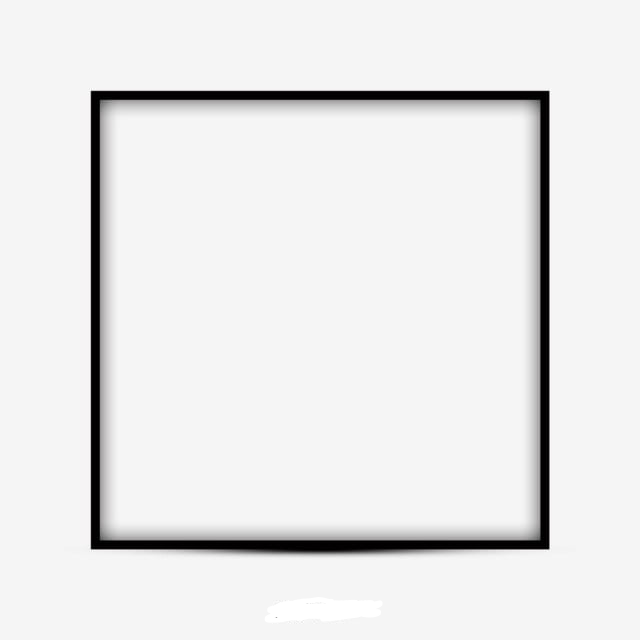
%> input picture Image.png, 640 x 640 px
$ octave GetImages.m   (GNU Octave 9; MATLAB toolbox functions it lacks are replaced by stand-ins)
%> lines starting %> are read from the running program, lines starting %| are printed output that depends on the picture; in (x1, y1, x2, y2) boxes, pixels count from 0 and x2, y2 are one past the last pixel; in counts of white or black regions, pixels touching at a corner belong together; the program's own positions count from 1
clear all; clc;

format long g;
format compact;
fontSize = 36;
rgbImage = imread('Image.png');
%> rgbImage is the input picture: size 640x640x3 uint8; mean R, G, B 232.2, 232.1, 232.1
% Get the dimensions of the image.  numberOfColorBands should be = 3.
[rows, columns, numberOfColorBands] = size(rgbImage);
%> rows = 640; columns = 640; numberOfColorBands = 3
% Display the original color image.
subplot(2, 2, 1);
imshow(rgbImage);
axis on;
title('Original Color Image', 'FontSize', fontSize);
% Enlarge figure to full screen.
set(gcf, 'Units', 'Normalized', 'Outerposition', [0, 0, 1, 1]);
% Extract the individual red, green, and blue color channels.
% redChannel = rgbImage(:, :, 1);
greenChannel = rgbImage(:, :, 2);
% blueChannel = rgbImage(:, :, 3);
% Get the binaryImage
binaryImage = greenChannel < 200;
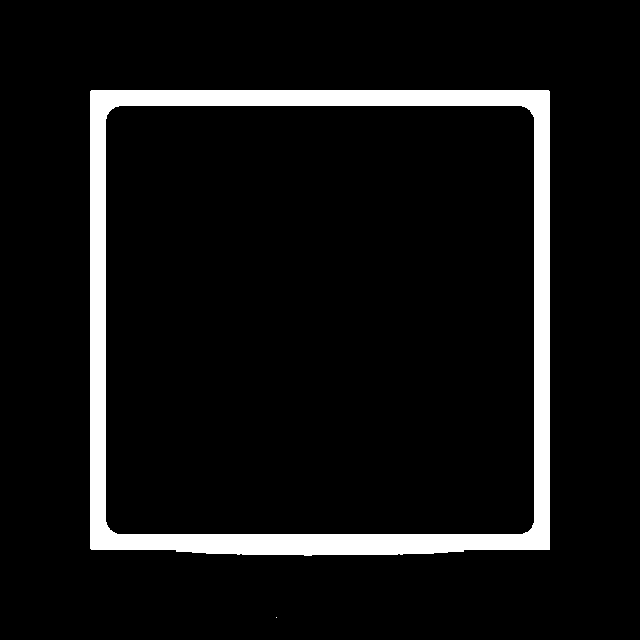
%> binaryImage: size 640x640 logical; 7.3% white; 2 white regions (1 under 20 px), largest, box (x1, y1, x2, y2) and area: (90, 90, 550, 556) 29849
% Display the original color image.
subplot(2, 2, 2);
imshow(binaryImage);
axis on;
title('Binary Image', 'FontSize', fontSize);
% Find the baseline
verticalProfile  = sum(binaryImage, 2);
%> verticalProfile = 640 values, max 460 at index 92, min 0 at index 1, mean 46.64
lastLine = find(verticalProfile, 1, 'last')
%> lastLine = 618
% Scan across columns finding where the top of the hump is
for col = 1 : columns
  yy = lastLine - find(binaryImage(:, col), 1, 'first');
  if isempty(yy)
    y(col) = 0;
  else
    y(col) = yy;
  end
end
%> after the loop, y = 640 values, max 527 at index 92, min 0 at index 1, mean 378.8
subplot(2, 2, 3);
plot(1 : columns, y, 'b-', 'LineWidth', 3);
grid on;
title('Y vs. X', 'FontSize', fontSize);
ylabel('Y', 'FontSize', fontSize);
xlabel('X', 'FontSize', fontSize);
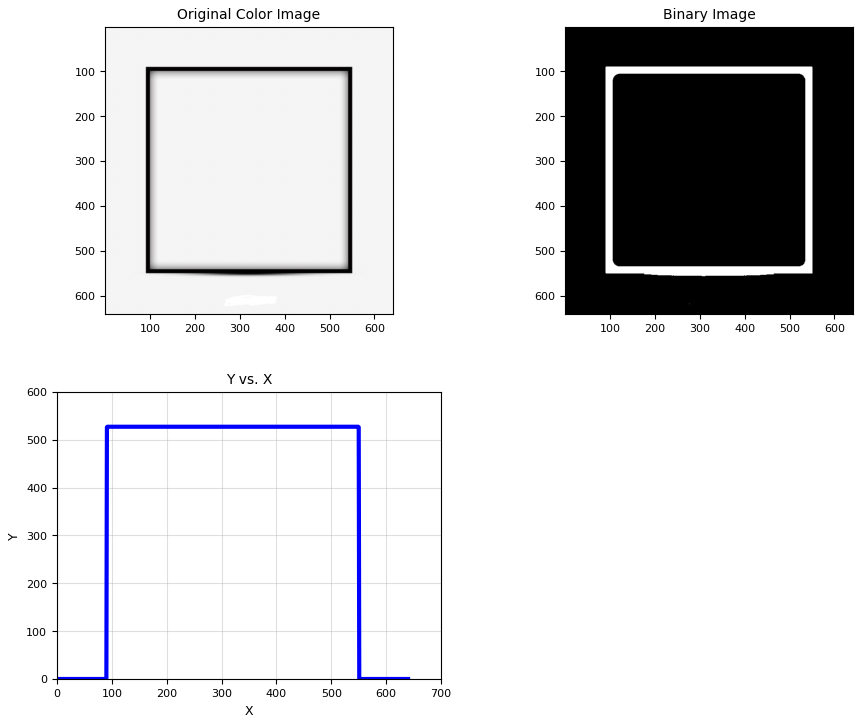
%> figure redrawn from the program's plot data, 3 panels

[rows, columns] = find(binaryImage==0); % 2 1-D vectors.
%> rows = 379750 values from 1 to 640; columns = 379750 values from 1 to 640
xy = [columns, rows]; % Stitch together to form N by 2 (x,y) array

$ run again, with Hands.png copied over Image.png
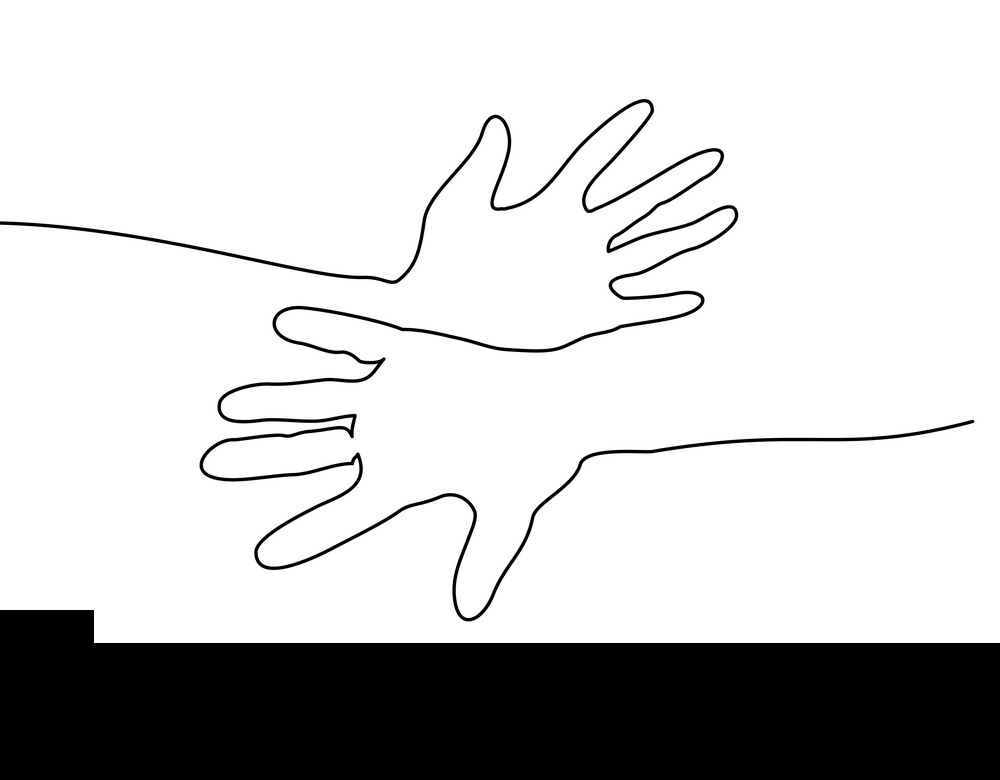
%> input picture Hands.png, 1000 x 780 px
%> rgbImage is the input picture: size 780x1000x3 uint8; min 0, max 255, mean 204.6
%> `binaryImage = greenChannel < 200;`:
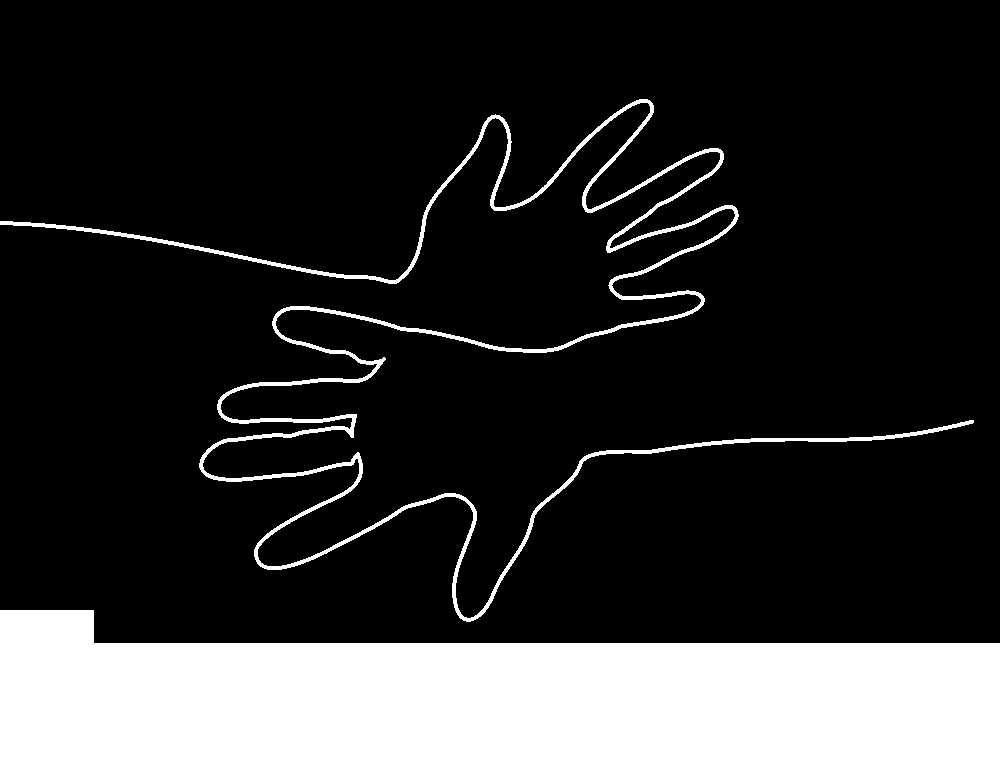
%> binaryImage: size 780x1000 logical; 20% white; 2 white regions, box (x1, y1, x2, y2) and area: (0, 610, 1000, 780) 140102, (0, 99, 974, 622) 16151
%> verticalProfile = 780 values, max 1000 at index 644, min 0 at index 1, mean 200.3
%> lastLine = 780
%> the loop `for col = 1 : columns` made 1000 passes
%> yy on passes 1 to 3: 558, 558, 558
%> after the loop `for col = 1 : columns`: y = 1000 values, max 680 at index 640, min 136 at index 975, mean 506.3
%> `xlabel('X', 'FontSize', fontSize);`:
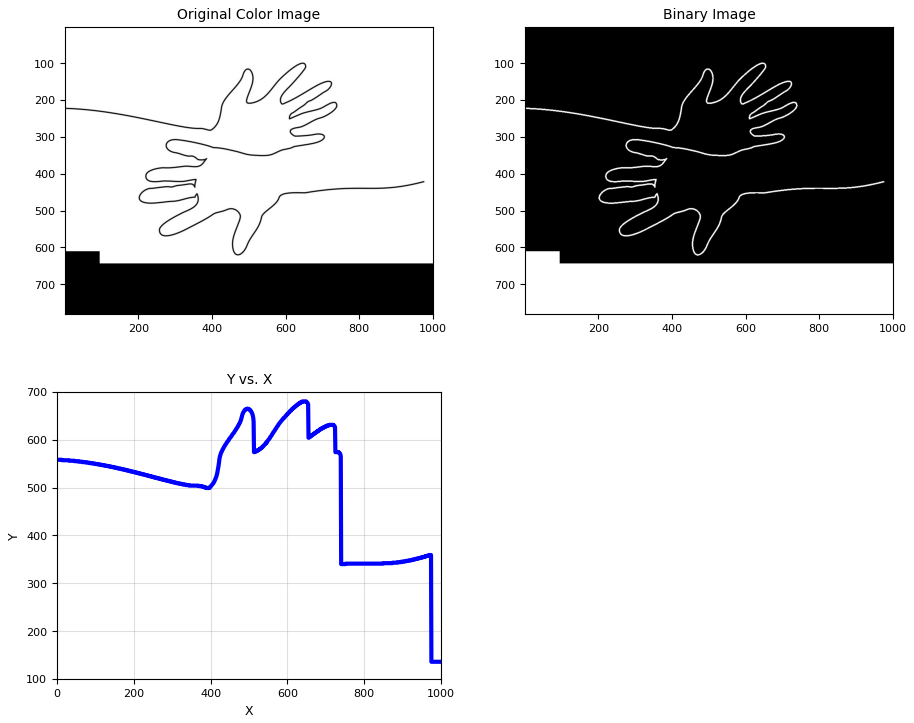
%> figure redrawn from the program's plot data, 3 panels
%> `[rows, columns] = find(binaryImage==0);`: rows = 623747 values from 1 to 643; columns = 623747 values from 1 to 1000
